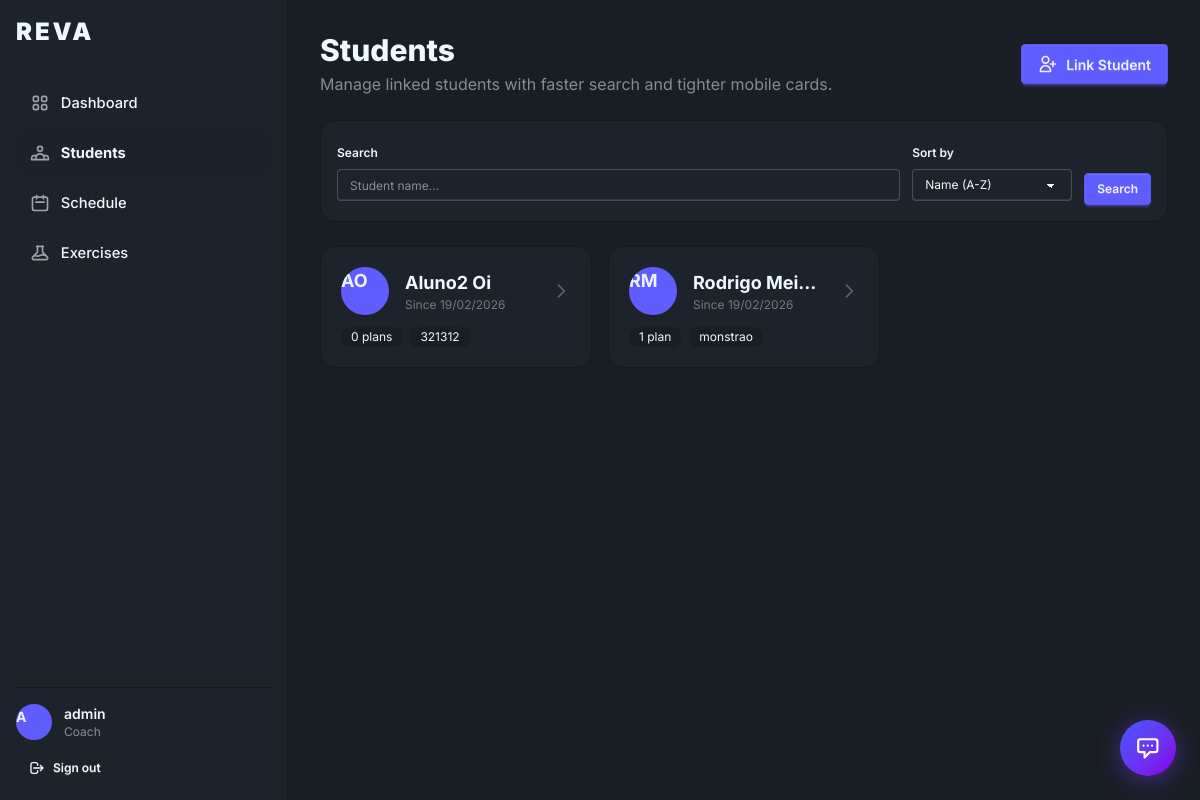
The app's page /students/ (signed in), older data.
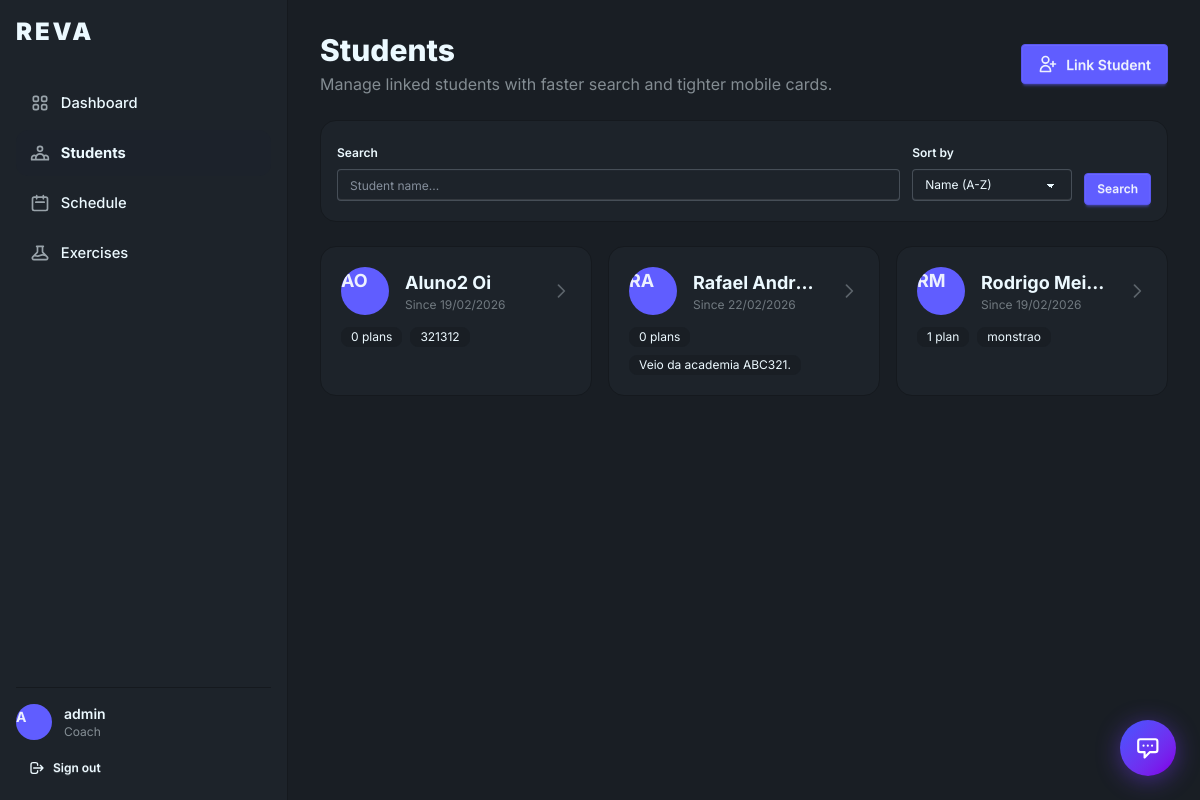
The same page, newer data.
### athletes/models.py (models this page shows, shortened)
class Athlete(models.Model):
	user = models.OneToOneField(settings.AUTH_USER_MODEL, on_delete=models.CASCADE, related_name="athlete_profile")
	trainer = models.ForeignKey(
		settings.AUTH_USER_MODEL,
		on_delete=models.SET_NULL,
		related_name="athletes",
		null=True,
		blank=True,
	)
	relationship_status = models.CharField(
		max_length=20,
		choices=StudentRelationshipStatus.choices,
		default=StudentRelationshipStatus.INDEPENDENT,
	)
	notes = models.TextField(blank=True)
	allow_student_load_updates = models.BooleanField(
		default=False,
		verbose_name="Permitir atualizacao de carga pelo aluno",
		help_text="Quando ativo, o aluno pode registrar a propria evolucao de carga nos treinos.",
	)
	relationship_started_at = models.DateTimeField(null=True, blank=True)
	relationship_ended_at = models.DateTimeField(null=True, blank=True)
	created_at = models.DateTimeField(auto_now_add=True)

### accounts/models.py (models this page shows, shortened)
class User(AbstractUser):
	role = models.CharField(max_length=20, choices=UserRole.choices, default=UserRole.STUDENT)
	@property
	def is_trainer(self):
		return self.role == UserRole.TRAINER

### athletes/views.py (the view)
# urls.py: path("", StudentListView.as_view(), name="student-list"),
class StudentListView(LoginRequiredMixin, TrainerRequiredMixin, ListView):
    model = Athlete
    template_name = "athletes/student_list.html"
    context_object_name = "students"
    paginate_by = 12
    def get_queryset(self):
        qs = (
            Athlete.objects.filter(
                trainer=self.request.user,
                relationship_status=StudentRelationshipStatus.ACTIVE,
            )
            .select_related("user")
            .prefetch_related("workout_plans")
        )
        q = self.request.GET.get("q", "").strip()
        sort = self.request.GET.get("sort", "nome")
        if q:
            qs = qs.filter(Q(user__first_name__icontains=q) | Q(user__last_name__icontains=q) | Q(user__username__icontains=q))
        if sort == "recente":
            qs = qs.order_by("-created_at")
        else:
            qs = qs.order_by("user__first_name", "user__last_name")
        return qs
    def get_context_data(self, **kwargs):
        ctx = super().get_context_data(**kwargs)
        ctx["search_query"] = self.request.GET.get("q", "")
        ctx["current_sort"] = self.request.GET.get("sort", "nome")
        return ctx

### core/mixins.py (called while the page is built)
    def test_func(self):
        return self.request.user.is_authenticated and self.request.user.is_trainer

### templates/athletes/student_list.html (shortened to what this page needs)
{% extends 'base.html' %}
{% block screen_id %}student-list{% endblock %}
{% block nav_students %}active{% endblock %}
{% block content %}
<div class="mb-6 flex flex-col sm:flex-row sm:items-center sm:justify-between gap-3">
  <div>
    <h1 class="text-2xl sm:text-3xl font-extrabold">Students</h1>
    <p class="opacity-50 mt-1 text-sm sm:text-base">Manage linked students with faster search and tighter mobile cards.</p>
  </div>
  <a class="btn btn-primary gap-2" href="{% url 'student-create' %}">
    <svg class="w-5 h-5" fill="none" viewBox="0 0 24 24" stroke="currentColor"><path stroke-linecap="round" stroke-linejoin="round" stroke-width="2" d="M18 9v3m0 0v3m0-3h3m-3 0h-3m-2-5a4 4 0 11-8 0 4 4 0 018 0zM3 20a6 6 0 0112 0v1H3v-1z"/></svg>
    Link Student
  </a>
</div>
<form method="get" class="bg-base-100 rounded-2xl border border-base-300 p-4 mb-6">
  <div class="grid gap-3 md:grid-cols-[minmax(0,1fr)_160px_auto] md:items-end">
    <fieldset class="fieldset flex-1 sm:min-w-[200px]">
      <legend class="fieldset-legend text-xs">Search</legend>
      <input class="input input-sm w-full" type="text" name="q" value="{{ search_query }}" placeholder="Student name...">
    </fieldset>
    <fieldset class="fieldset sm:min-w-[140px]">
      <legend class="fieldset-legend text-xs">Sort by</legend>
      <select class="select select-sm w-full" name="sort">
        <option value="nome" {% if current_sort == "nome" %}selected{% endif %}>Name (A-Z)</option>
      </select>
    </fieldset>
    <div class="flex gap-2">
      <button class="btn btn-primary btn-sm flex-1 sm:flex-none" type="submit">Search</button>
    </div>
  </div>
</form>
<div class="grid gap-4 sm:grid-cols-2 lg:grid-cols-3">
  {% for student in students %}
    <a href="{% url 'student-detail' student.pk %}" class="bg-base-100 rounded-2xl border border-base-300 p-5 hover:border-primary transition group">
      <div class="flex items-center gap-4 mb-3">
        <div class="avatar placeholder">
          <div class="bg-primary text-primary-content w-12 rounded-full">
            <span class="text-lg font-bold">{% if student.user.first_name %}{{ student.user.first_name|make_list|first|upper }}{{ student.user.last_name|make_list|first|upper }}{% else %}{{ student.user.username|make_list|first|upper }}{% endif %}</span>
          </div>
        </div>
        <div class="flex-1 min-w-0">
          <p class="font-bold text-lg group-hover:text-primary transition truncate">{{ student.user.get_full_name|default:student.user.username }}</p>
          <p class="text-xs opacity-40">Since {{ student.created_at|date:"d/m/Y" }}</p>
        </div>
        <svg class="w-5 h-5 opacity-30 group-hover:opacity-70 transition flex-shrink-0" fill="none" viewBox="0 0 24 24" stroke="currentColor"><path stroke-linecap="round" stroke-linejoin="round" stroke-width="2" d="M9 5l7 7-7 7"/></svg>
      </div>
      <div class="flex gap-2 flex-wrap">
        <span class="badge badge-ghost badge-sm">{{ student.workout_plans.count }} plan{{ student.workout_plans.count|pluralize }}</span>
        {% if student.notes %}
          <span class="badge badge-ghost badge-sm truncate max-w-48">{{ student.notes|truncatechars:30 }}</span>
        {% endif %}
      </div>
    </a>
  {% endfor %}
</div>
{% endblock %}

Row changes from the older to the newer data that the page shows:
added Athlete: user.first_name|make_list "R", user.last_name|make_list "A", user.get_full_name "Rafael Andr…", created_at "22/02/2026", workout_plans.count "0", notes "Veio da academia ABC321."
